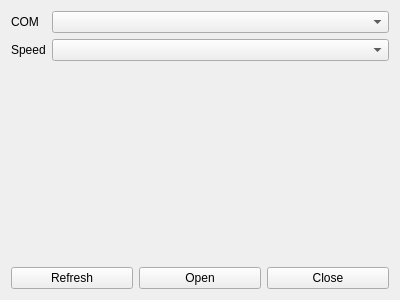
<?xml version="1.0" encoding="UTF-8"?>
<ui version="4.0">
 <class>WidgetCom</class>
 <widget class="QWidget" name="WidgetCom">
  <property name="geometry">
   <rect>
    <x>0</x>
    <y>0</y>
    <width>400</width>
    <height>300</height>
   </rect>
  </property>
  <property name="windowTitle">
   <string>Com setup</string>
  </property>
  <layout class="QVBoxLayout" name="verticalLayout">
   <item>
    <layout class="QFormLayout" name="formLayout">
     <property name="fieldGrowthPolicy">
      <enum>QFormLayout::AllNonFixedFieldsGrow</enum>
     </property>
     <item row="0" column="0">
      <widget class="QLabel" name="label">
       <property name="text">
        <string>COM</string>
       </property>
      </widget>
     </item>
     <item row="0" column="1">
      <widget class="QComboBox" name="comboCOM"/>
     </item>
     <item row="1" column="0">
      <widget class="QLabel" name="label_2">
       <property name="text">
        <string>Speed</string>
       </property>
      </widget>
     </item>
     <item row="1" column="1">
      <widget class="QComboBox" name="comboSpeed"/>
     </item>
    </layout>
   </item>
   <item>
    <spacer name="verticalSpacer">
     <property name="orientation">
      <enum>Qt::Vertical</enum>
     </property>
     <property name="sizeHint" stdset="0">
      <size>
       <width>20</width>
       <height>40</height>
      </size>
     </property>
    </spacer>
   </item>
   <item>
    <layout class="QHBoxLayout" name="horizontalLayout">
     <item>
      <widget class="QPushButton" name="butRefresh">
       <property name="text">
        <string>Refresh</string>
       </property>
      </widget>
     </item>
     <item>
      <widget class="QPushButton" name="butOpen">
       <property name="text">
        <string>Open</string>
       </property>
      </widget>
     </item>
     <item>
      <widget class="QPushButton" name="butClose">
       <property name="text">
        <string>Close</string>
       </property>
      </widget>
     </item>
    </layout>
   </item>
  </layout>
 </widget>
 <resources/>
 <connections/>
</ui>
